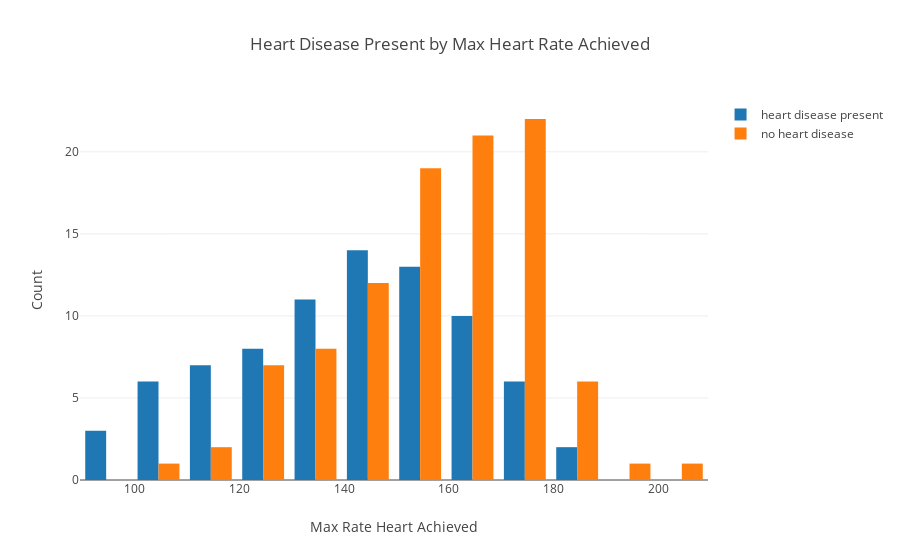

Source (notebook cell):
### Code cell
from plotly.offline import download_plotlyjs, init_notebook_mode, plot, iplot
init_notebook_mode(connected=True)
import plotly.plotly as py
import plotly.graph_objs as go

x1=heart_disease_present.max_heart_rate_achieved 
x2=no_heart_disease.max_heart_rate_achieved

chart1 =go.Histogram(
    x=x1, 
    name='heart disease present')

chart2 =go.Histogram(x=x2, 
                     name='no heart disease')

data  = [chart1, chart2]
layout = go.Layout(
    title='Heart Disease Present by Max Heart Rate Achieved',
    xaxis=dict(
        title='Max Rate Heart Achieved'
    ),
    yaxis=dict(
        title='Count'
    ),
)

fig = go.Figure(data=data, layout=layout)
iplot(fig, filename='basic histogram')

### Figure 1 — Plotly figure (JSON) as saved in the notebook; plotly's stock layout.template omitted (floating-point values rounded to 4 significant figures)
{"data": [{"name": "heart disease present", "type": "histogram", "uid": "330f8dbe-5ef6-459a-a98f-75f53f227d8a", "x": [162, 181, 157, 112, 140, 158, 182, 126, 144, 152, 155, 114, 155, 165, 161, 141, 103, 120, 132, 142, 169, 126, 99, 177, 142, 103, 156, 109, 139, 134, 165, 109, 142, 147, 113, 168, 130, 126, 162, 125, 170, 132, 142, 145, 166, 122, 150, 158, 132, 106, 174, 108, 125, 96, 173, 171, 150, 154, 111, 114, 131, 145, 152, 150, 130, 153, 97, 125, 132, 160, 145, 147, 144, 111, 132, 140, 173, 163, 117, 131]}, {"name": "no heart disease", "type": "histogram", "uid": "61eacb5e-3e31-44fe-aa36-4b8298cae529", "x": [170, 158, 145, 150, 158, 151, 178, 152, 175, 202, 162, 147, 142, 138, 143, 115, 159, 184, 123, 168, 154, 186, 173, 163, 121, 137, 172, 130, 157, 167, 166, 125, 172, 162, 179, 162, 160, 138, 159, 181, 161, 170, 143, 162, 170, 169, 152, 149, 172, 174, 155, 162, 170, 175, 151, 131, 148, 162, 182, 153, 142, 133, 122, 165, 125, 105, 162, 179, 165, 132, 192, 148, 173, 151, 122, 147, 154, 122, 172, 140, 180, 188, 162, 173, 179, 178, 156, 152, 151, 139, 169, 171, 111, 172, 168, 150, 144, 160, 175, 163]}], "layout": {"title": "Heart Disease Present by Max Heart Rate Achieved", "xaxis": {"title": "Max Rate Heart Achieved"}, "yaxis": {"title": "Count"}}}
